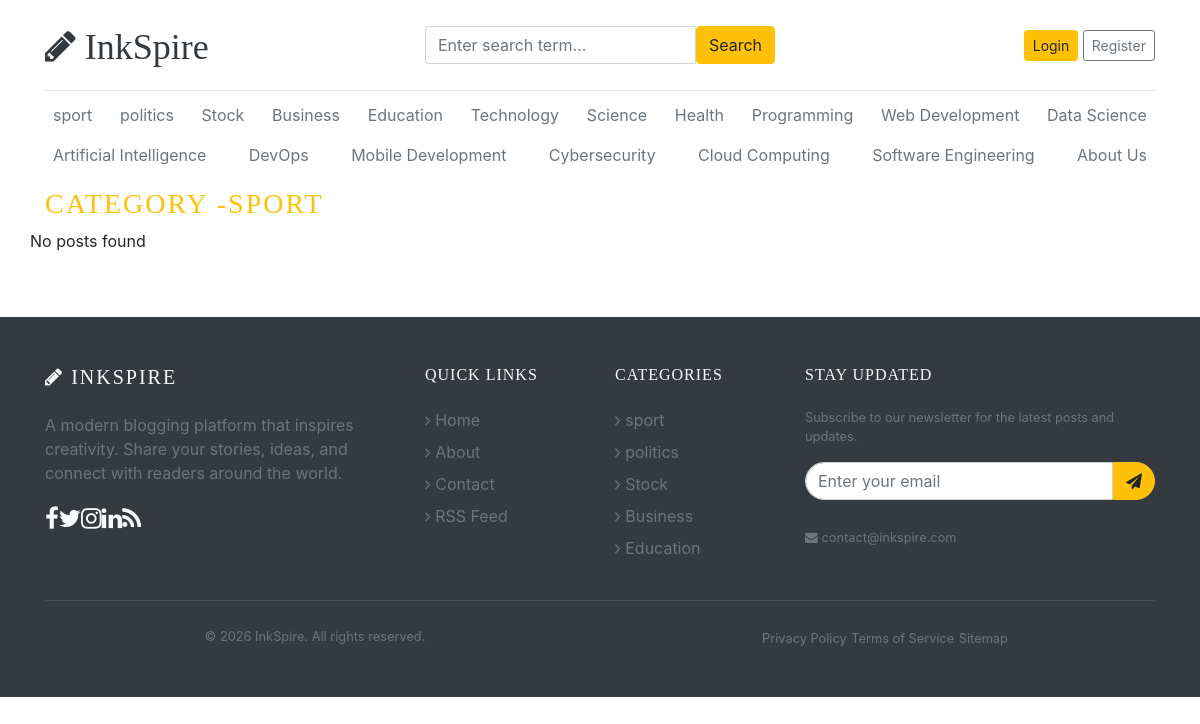
Page /category/1/ on the committed database.
### blogs/models.py (models this page shows)
class Category(models.Model):
    name = models.CharField(max_length=100, unique=True)
    created_at = models.DateTimeField(auto_now_add=True)
    updated_at = models.DateTimeField(auto_now=True)
    class Meta:
        verbose_name = "Category"
        verbose_name_plural = "Categories"
    def __str__(self):
        return self.name

### blogs/views.py (the view)
# urls.py: path("<int:category_id>/", views.Posts_by_category, name="posts_by_category"),
def Posts_by_category(request, category_id):
    posts_list = Blog.objects.filter(
        status="published", category=category_id).order_by('-created_at')
    category = get_object_or_404(Category, id=category_id)
    paginator = Paginator(posts_list, 6)
    page = request.GET.get('page')
    posts = paginator.get_page(page)
    context = {
        'posts': posts,
        'category': category,
    }
    return render(request, 'posts_by_category.html', context)

### blogs/context_processors.py (called while the page is built)
def get_categories(request):
  categories=Category.objects.all()
  return dict(categories=categories)

### templates/posts_by_category.html (shortened to what this page needs)
{% extends 'base.html' %}
{% block content %}
<h3 class="text-uppercase text-warning" style="letter-spacing: 2px;"> category -{{ category }}</h3>
<div class="row mb-2">
  {% if posts %}
  {% for post in posts %}
  <div class="col-md-6">
    <div class="card border-0">
      <div class="card-body">
        <h3> <a href="{% url 'Blog_detail' post.slug %}" class="text-dark">{{post.title}}</a></h3>
        <small class="mb-1 text-muted">{{post.created_at | timesince}} ago | {{post.author}}</small>
        <p class="card-text">{{post.short_description | truncatewords:15}}</p>
      </div>
    </div>
  </div>
  {% endfor %}
  {% else %}
  <p>No posts found</p>
  {% endif %}
</div>
</div>
{% endblock %}

### templates/base.html (shortened to what this page needs)
{% load static %}
<!DOCTYPE html>
<html lang="en">
<head>
  <link href="https://getbootstrap.com/docs/4.0/dist/css/bootstrap.min.css" rel="stylesheet">
  <link href="{% static 'css/blog.css' %}" rel="stylesheet">
  <link rel="stylesheet" href="https://cdnjs.cloudflare.com/ajax/libs/font-awesome/4.7.0/css/font-awesome.min.css">
</head>
<body>
  <div class="container">
    <header class="blog-header py-3">
      <div class="row flex-nowrap justify-content-between align-items-center">
        <div class="col-4 pt-1">
          <a class="blog-header-logo text-dark" href="/"><i class="fa fa-pencil"></i> InkSpire</a>
        </div>
        <div class="col-4">
          <form action="{% url 'search' %}" method="">
            <div class="input-group">
              <input class="form-control" type="text" name="keyword" value="{{ keyword }}"
                placeholder="Enter search term..." aria-label="Enter search term..." aria-describedby="button-search" />
              <button type="submit" class="btn btn-warning" id="button-search" type="button">Search</button>
            </div>
          </form>
        </div>
        <div class="col-4 d-flex justify-content-end align-items-center">
          {% if not user.is_authenticated %}
          <a class="btn btn-sm btn-warning" href="{% url 'login' %}">Login</a> &nbsp;
          <a class="btn btn-sm btn-outline-secondary" href="{% url 'register' %}">Register</a>
          {% else %}
          <a class="btn btn-sm btn-outline-secondary mr-2" href="{% url 'profile' %}"><i class="fa fa-user"></i>
            Profile</a>
          <a class="btn btn-sm btn-warning mr-2" href="{% url 'dashboard' %}">Dashboard</a>
          <a class="btn btn-sm btn-outline-danger mr-2" href="{% url 'logout' %}">Logout</a>
          {% endif %}
        </div>
      </div>
    </header>
    <div class="nav-scroller py-1 mb-2">
      <nav class="nav d-flex justify-content-between">
        {% for category in categories %}
        <a class="p-2 text-muted" href="{% url 'posts_by_category' category.id %}">{{category.name}}</a>
        {% endfor %}
        <a class="p-2 text-muted" href="{% url 'about' %}">About Us</a>
      </nav>
    </div>
    {% block content %}
    {% endblock %}
  <footer class="bg-dark text-light mt-5">
    <div class="container py-5">
      <div class="row">
        <div class="col-lg-4 col-md-6 mb-4 mb-lg-0">
          <h5 class="text-uppercase mb-4" style="letter-spacing: 2px;"><i class="fa fa-pencil"></i> InkSpire</h5>
          <p class="text-muted">A modern blogging platform that inspires creativity. Share your stories, ideas, and
            connect
            with readers around the world.</p>
          <div class="d-flex mt-3">
            <a href="#" class="text-light me-3" style="font-size: 1.5rem;"><i class="fa fa-facebook"></i></a>
            <a href="#" class="text-light me-3" style="font-size: 1.5rem;"><i class="fa fa-twitter"></i></a>
            <a href="#" class="text-light me-3" style="font-size: 1.5rem;"><i class="fa fa-instagram"></i></a>
            <a href="#" class="text-light me-3" style="font-size: 1.5rem;"><i class="fa fa-linkedin"></i></a>
            <a href="{% url 'rss_feed' %}" class="text-light" style="font-size: 1.5rem;"><i class="fa fa-rss"></i></a>
          </div>
        </div>
        <div class="col-lg-2 col-md-6 mb-4 mb-lg-0">
          <h6 class="text-uppercase mb-4" style="letter-spacing: 1px;">Quick Links</h6>
          <ul class="list-unstyled">
            <li class="mb-2"><a href="{% url 'home' %}" class="text-muted text-decoration-none hover-light"><i
                  class="fa fa-angle-right me-2"></i> Home</a></li>
            <li class="mb-2"><a href="{% url 'about' %}" class="text-muted text-decoration-none hover-light"><i
                  class="fa fa-angle-right me-2"></i> About</a></li>
            <li class="mb-2"><a href="{% url 'contact' %}" class="text-muted text-decoration-none hover-light"><i
                  class="fa fa-angle-right me-2"></i> Contact</a></li>
            <li class="mb-2"><a href="{% url 'rss_feed' %}" class="text-muted text-decoration-none hover-light"><i
                  class="fa fa-angle-right me-2"></i> RSS Feed</a></li>
          </ul>
        </div>
        <div class="col-lg-2 col-md-6 mb-4 mb-lg-0">
          <h6 class="text-uppercase mb-4" style="letter-spacing: 1px;">Categories</h6>
          <ul class="list-unstyled">
            {% for category in categories|slice:":5" %}
            <li class="mb-2"><a href="{% url 'posts_by_category' category.id %}"
                class="text-muted text-decoration-none"><i class="fa fa-angle-right me-2"></i> {{ category.name }}</a>
            </li>
            {% endfor %}
          </ul>
        </div>
        <div class="col-lg-4 col-md-6 mb-4 mb-lg-0">
          <h6 class="text-uppercase mb-4" style="letter-spacing: 1px;">Stay Updated</h6>
          <p class="text-muted small">Subscribe to our newsletter for the latest posts and updates.</p>
          <form class="mt-3">
            <div class="input-group">
              <input type="email" class="form-control" placeholder="Enter your email"
                style="border-radius: 25px 0 0 25px;">
              <button class="btn btn-warning" type="button" style="border-radius: 0 25px 25px 0;"><i
                  class="fa fa-paper-plane"></i></button>
            </div>
          </form>
          <div class="mt-4">
            <span class="text-muted small"><i class="fa fa-envelope me-2"></i> contact@inkspire.com</span>
          </div>
        </div>
      </div>
      <hr class="my-4" style="border-color: rgba(255,255,255,0.1);">
      <div class="row align-items-center">
        <div class="col-md-6 text-center text-md-start">
          <p class="text-muted mb-0 small">&copy; 2026 InkSpire. All rights reserved.</p>
        </div>
        <div class="col-md-6 text-center text-md-end">
          <a href="#" class="text-muted text-decoration-none small me-3">Privacy Policy</a>
          <a href="#" class="text-muted text-decoration-none small me-3">Terms of Service</a>
          <a href="/sitemap.xml" class="text-muted text-decoration-none small">Sitemap</a>
        </div>
      </div>
    </div>
  </footer>
</body>
</html>

### blog_main/static/css/blog.css (style rules this page uses)
.blog-header { border-bottom: 1px solid #e5e5e5; }
.blog-header-logo { font-family: "Playfair Display", Georgia, "Times New Roman", serif; font-size: 2.25rem; }
h1, h2, h3, h4, h5, h6 { font-family: "Playfair Display", Georgia, "Times New Roman", serif; }

### rows in the picture
Category: name "sport", name "SPORT"
Category: name "politics"
Category: name "Stock"
Category: name "Business"
Category: name "Education"
Category: name "Technology"
Category: name "Science"
Category: name "Health"
Category: name "Programming"
Category: name "Web Development"
Category: name "Data Science"
Category: name "Artificial Intelligence"
Category: name "DevOps"
Category: name "Mobile Development"
Category: name "Cybersecurity"
Category: name "Cloud Computing"
Category: name "Software Engineering"
